Frame 1 (no input): blank canvas, image omitted
Frame 60 (no input): blank canvas, image omitted
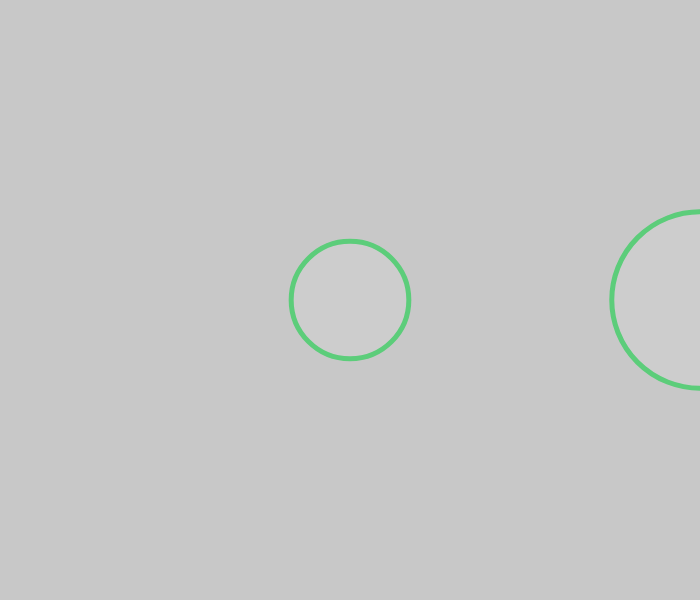
Frame 120 (the mouse pressed at the canvas centre since frame 60)

The p5.js sketch whose frames 1 and 60 were blank and that drew this single picture after the mouse press (run headless with seeded random() and noise() and a simulated clock; from frame 60 on, the mouse is pressed at the canvas centre):

// p5.js sketch
// ── sketch.js
var raio;
var valor;
var condicao;



function setup() {

createCanvas(700, 600);
raio = 1.00;
condicao = true;
background(200);

stroke(92, 205, 122);
strokeWeight(5);
}



function draw() {

background (200);
    
  if (condicao == false){
  
    stroke(205);
    fill(0);

    if (mouseX <= height/4) {
    raio = map(mouseY,1,width,100);}
    }

  else{
    fill(205);
    if (mouseY >= height/4) {
    raio = map(mouseX,20,width,20,100);}
  }

  
  for (var i = 1 ; i <= 2 ; i++) {
  for (var j = 1 ; j < 2 ; j++) {
      ellipse(i*width/2,j*height/2,raio*(j+i),raio*(j+i));
      
  }}

}
